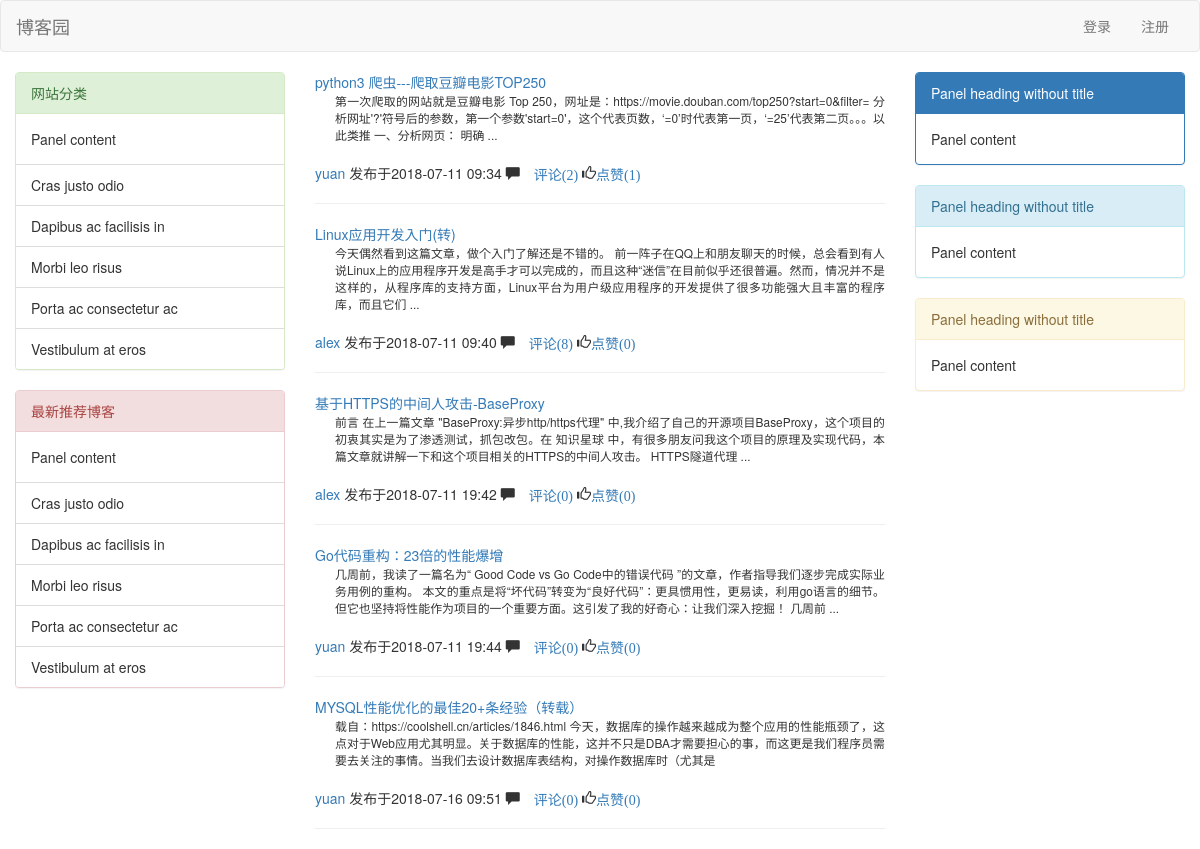
The page / on the database its author committed.
### blog/models.py (models this page shows, shortened)
class Article(models.Model): #文章表
    nid = models.AutoField(primary_key=True)
    title = models.CharField(verbose_name='文章标题',max_length=64)
    desc = models.CharField(verbose_name='文章描述',max_length=260)
    create_time = models.DateTimeField(verbose_name='创建时间',auto_now_add=True)
    content = models.TextField()
    comment_count = models.IntegerField(default=0)
    up_count = models.IntegerField(default=0)
    down_count = models.IntegerField(default=0)
    user = models.ForeignKey(verbose_name='作者',to='UserInfo',to_field='nid',on_delete=models.CASCADE)
    category = models.ForeignKey(to='Category',to_field='nid',on_delete=models.CASCADE)
    tag = models.ManyToManyField(
        to='Tag',
        through='Article2Tag',
    )

class UserInfo(AbstractUser): #用户信息表
    nid = models.AutoField(primary_key=True)
    tel = models.CharField(max_length=11,null=True,unique=True)
    avatar = models.FileField(upload_to='avatars/',default='avatars/default.png')
    create_time = models.DateTimeField(verbose_name='创建时间',auto_now_add=True)
    blog = models.OneToOneField(to='Blog',to_field='nid',null=True,on_delete=models.CASCADE)
    def __str__(self):
        return self.username

### blog/views.py (the view)
# urls.py: path('',views.index),
def index(request):
    article_list = Article.objects.all()
    return render(request,'index.html',{'article_list':article_list})

### templates/index.html (shortened to what this page needs)
<!DOCTYPE html>
<html lang="en">
<head>
    <link rel="stylesheet" href="/static/bootstrap-3.3.7-dist/css/bootstrap.css">
</head>
<body>
    <nav class="navbar navbar-default">
         <div class="container-fluid">
              <div class="navbar-header">
                    <a class="navbar-brand" href="#">博客园</a>
              </div>
              <div class="collapse navbar-collapse" id="bs-example-navbar-collapse-1">
                    <ul class="nav navbar-nav navbar-right">
                        {% if request.user.username %}
                            <li><a href="" class="glyphicon glyphicon-user">&nbsp;{{ request.user.username }}</a></li>
                            <li><a href="/{{ request.user.username }}/">我的博客</a></li>
                            <li><a href="/logout/">退出</a></li>
                            {% else %}
                            <li><a href="/login/">登录</a></li>
                            <li><a href="/register/">注册</a></li>
                        {% endif %}
                    </ul>
              </div>
         </div>
    </nav>
    <div class="container-fluid">
        <div class="row">
            <div class="col-md-3">
                <div class="panel panel-success">
                     <div class="panel-heading">网站分类</div>
                     <div class="panel-body">Panel content</div>
                      <ul class="list-group">
                           <li class="list-group-item">Cras justo odio</li>
                           <li class="list-group-item">Dapibus ac facilisis in</li>
                           <li class="list-group-item">Morbi leo risus</li>
                           <li class="list-group-item">Porta ac consectetur ac</li>
                           <li class="list-group-item">Vestibulum at eros</li>
                      </ul>
                </div>
                <div class="panel panel-danger">
                     <div class="panel-heading">最新推荐博客</div>
                     <div class="panel-body">Panel content</div>
                     <ul class="list-group">
                          <li class="list-group-item">Cras justo odio</li>
                          <li class="list-group-item">Dapibus ac facilisis in</li>
                          <li class="list-group-item">Morbi leo risus</li>
                          <li class="list-group-item">Porta ac consectetur ac</li>
                          <li class="list-group-item">Vestibulum at eros</li>
                     </ul>
                </div>
            </div>
            <div class="col-md-6">
                {% for article in article_list %}
                    <div>
                        <span><a href="/{{ article.user }}/articles/{{ article.nid }}/">{{ article.title }}</a></span>
                    </div>
                    <div>
                        <span class="media-left"><a href="/{{ article.user }}/"><img width="60" src="http://pic.qqtn.com/up/2018-1/2018011116445675984.jpg" alt=""></a></span>
                        <span class="media-right small desc">{{ article.desc }}</span>
                    </div>
                    <div>
                        <span><a href="/{{ article.user }}/">{{ article.user.username }}</a></span>
                        <span>发布于{{ article.create_time|date:'Y-m-d H:i' }}</span>
                        <span class="glyphicon glyphicon-comment"> <a href="">评论({{ article.comment_count }})</a></span>
                        <span class="glyphicon glyphicon-thumbs-up"><a href="">点赞({{ article.up_count }})</a></span>
                    </div>
                    <hr>
                {% endfor %}
            </div>
            <div class="col-md-3">
                <div class="panel panel-primary">
                    <div class="panel-heading">Panel heading without title</div>
                    <div class="panel-body">Panel content</div>
                </div>
                <div class="panel panel-info">
                    <div class="panel-heading">Panel heading without title</div>
                    <div class="panel-body">Panel content</div>
                </div>
                <div class="panel panel-warning">
                    <div class="panel-heading">Panel heading without title</div>
                    <div class="panel-body">Panel content</div>
                </div>
            </div>
        </div>
    </div>
</body>
</html>

### templates/index.html (style rules this page uses)
.desc { text-align: justify; }

### rows shown on the page
Article: title "python3 爬虫---爬取豆瓣电影TOP250", desc "第一次爬取的网站就是豆瓣电影 Top 250，网址是：https://movie.douban.com/top250?start=0&filter= 分析网址'?'符号后的参数，第一个参数'start=0'，这个代表页数，‘=0’时代表第一页，‘=25’代表第二页。。。以此类推 一、分析网页： 明确 ...", user.username "yuan", create_time "2018-07-11 09:34", comment_count "2", up_count "1"
Article: title "Linux应用开发入门(转)", desc "今天偶然看到这篇文章，做个入门了解还是不错的。 前一阵子在QQ上和朋友聊天的时候，总会看到有人说Linux上的应用程序开发是高手才可以完成的，而且这种“迷信”在目前似乎还很普遍。然而，情况并不是这样的，从程序库的支持方面，Linux平台为用户级应用程序的开发提供了很多功能强大且丰富的程序库，而且它们 ...", user.username "alex", create_time "2018-07-11 09:40", comment_count "8", up_count "0"
Article: title "基于HTTPS的中间人攻击-BaseProxy", desc "前言 在上一篇文章 \"BaseProxy:异步http/https代理\" 中,我介绍了自己的开源项目BaseProxy，这个项目的初衷其实是为了渗透测试，抓包改包。在 知识星球 中，有很多朋友问我这个项目的原理及实现代码，本篇文章就讲解一下和这个项目相关的HTTPS的中间人攻击。 HTTPS隧道代理 ...", user.username "alex", create_time "2018-07-11 19:42", comment_count "0", up_count "0"
Article: title "Go代码重构：23倍的性能爆增", desc "几周前，我读了一篇名为“ Good Code vs Go Code中的错误代码 ”的文章，作者指导我们逐步完成实际业务用例的重构。 本文的重点是将“坏代码”转变为“良好代码”：更具惯用性，更易读，利用go语言的细节。但它也坚持将性能作为项目的一个重要方面。这引发了我的好奇心：让我们深入挖掘！ 几周前 ...", user.username "yuan", create_time "2018-07-11 19:44", comment_count "0", up_count "0"
Article: title "MYSQL性能优化的最佳20+条经验（转载）", desc "载自：https://coolshell.cn/articles/1846.html 今天，数据库的操作越来越成为整个应用的性能瓶颈了，这点对于Web应用尤其明显。关于数据库的性能，这并不只是DBA才需要担心的事，而这更是我们程序员需要去关注的事情。当我们去设计数据库表结构，对操作数据库时（尤其是", user.username "yuan", create_time "2018-07-16 09:51", comment_count "0", up_count "0"
